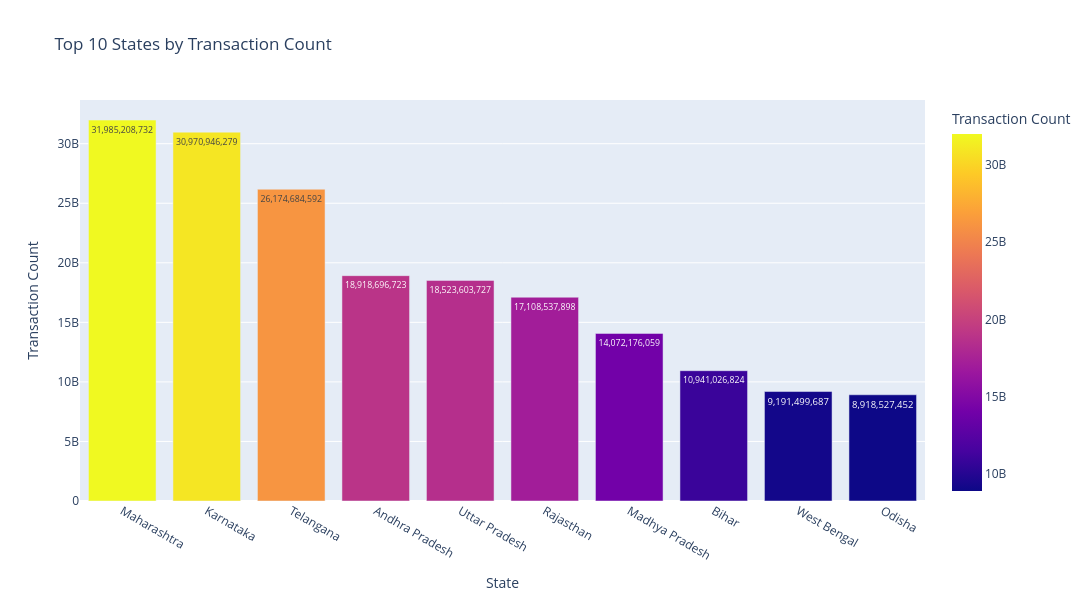

Here is the notebook cell this chart was saved with:
### Markdown cell above
##### 1. Why did you pick the specific chart?

### Code cell
#year = df_map_trans['year'].max()
df_marketing = df_map_trans.groupby(['state']).agg({
    'transaction_amount': 'sum',
    'transaction_count': 'sum'
}).reset_index()
#/df_marketing['location'] = df_marketing['district'] + ', ' + df_marketing['state']
df_high_freq = df_marketing.sort_values('transaction_count', ascending=False).reset_index(drop=True)
fig = px.bar(df_high_freq.head(10), 
             x='state', 
             y='transaction_count', 
             color='transaction_count',
             hover_data=['transaction_amount'],
             title="Top 10 States by Transaction Count",
             labels={'transaction_count': 'Transaction Count', 'state': 'State'},
             color_discrete_sequence=px.colors.qualitative.Safe,
              # Ensures previous year is first/left
)

# 8. Apply layout settings
fig.update_traces(texttemplate='%{y:,.0f}', textposition='auto', textangle=0)
fig.update_layout(
    barmode='group', # This is now strictly enforced because every location has 2 bars
    xaxis=dict(tickmode='linear', dtick=1),
    width=1400, 
    height=600
)

fig.show()

# 9. Print Insights (Updated to reflect the filtered data)
print('-'*80)
print('Top 5 higher Transcation count')
print('-'*80)
print(df_high_freq.head(5))
print('-'*80)
print('Top 5 Lowest Transaction count')
print('-'*80)
print(df_high_freq.tail(5))
print('-'*80)

### Figure 1 — Plotly figure (JSON) as saved in the notebook; plotly's stock layout.template omitted (floating-point values rounded to 4 significant figures)
{"data": [{"alignmentgroup": "True", "customdata": [[40374195687624], [40678721773366], [41655955629750], [34669080454726], [26885212184137], [26343235565927], [19125279432522], [17901349344403], [15584164309189], [12263982051236]], "hovertemplate": "State=%{x}<br>Transaction Count=%{marker.color}<br>transaction_amount=%{customdata[0]}<extra></extra>", "legendgroup": "", "marker": {"color": [31985208732, 30970946279, 26174684592, 18918696723, 18523603727, 17108537898, 14072176059, 10941026824, 9191499687, 8918527452], "coloraxis": "coloraxis", "pattern": {"shape": ""}}, "name": "", "offsetgroup": "", "orientation": "v", "showlegend": false, "textangle": 0, "textposition": "auto", "texttemplate": "%{y:,.0f}", "type": "bar", "x": ["Maharashtra", "Karnataka", "Telangana", "Andhra Pradesh", "Uttar Pradesh", "Rajasthan", "Madhya Pradesh", "Bihar", "West Bengal", "Odisha"], "xaxis": "x", "y": [31985208732, 30970946279, 26174684592, 18918696723, 18523603727, 17108537898, 14072176059, 10941026824, 9191499687, 8918527452], "yaxis": "y"}], "layout": {"barmode": "group", "coloraxis": {"colorbar": {"title": {"text": "Transaction Count"}}, "colorscale": [[0, "#0d0887"], [0.1111, "#46039f"], [0.2222, "#7201a8"], [0.3333, "#9c179e"], [0.4444, "#bd3786"], [0.5556, "#d8576b"], [0.6667, "#ed7953"], [0.7778, "#fb9f3a"], [0.8889, "#fdca26"], [1, "#f0f921"]]}, "height": 600, "legend": {"tracegroupgap": 0}, "title": {"text": "Top 10 States by Transaction Count"}, "width": 1400, "xaxis": {"anchor": "y", "domain": [0, 1], "dtick": 1, "tickmode": "linear", "title": {"text": "State"}}, "yaxis": {"anchor": "x", "domain": [0, 1], "title": {"text": "Transaction Count"}}}}
